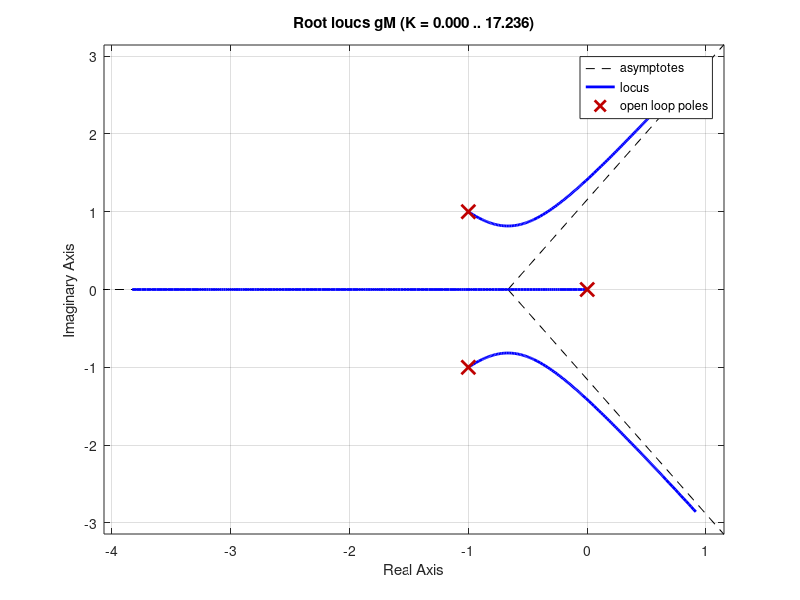

This chart was generated by the following MATLAB code: (Note: this script raises an error after producing the figure.)
% EJEMPLO LUGAR DE LAS RAICES

gM =tf([2],[1,2,2,0])
rlocus(gM)
 a = 0.489

 G = tf(2*[1,a],[1,2,0,0])

 T = feedback(G,1)

 polos = roots(T.Denominator{1})

 
